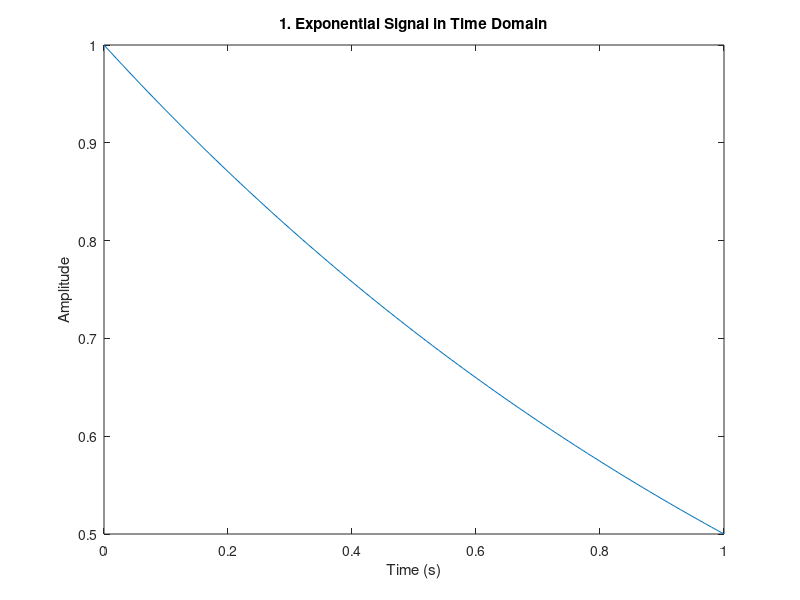
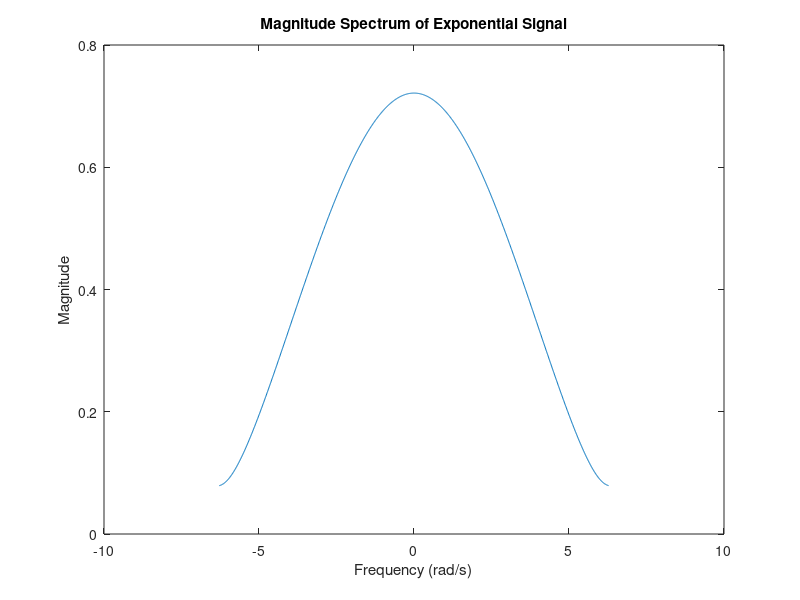
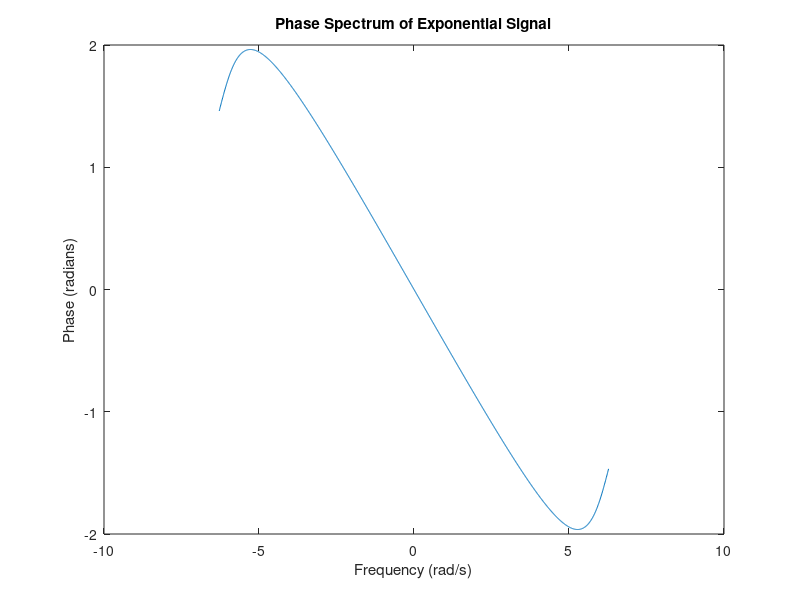
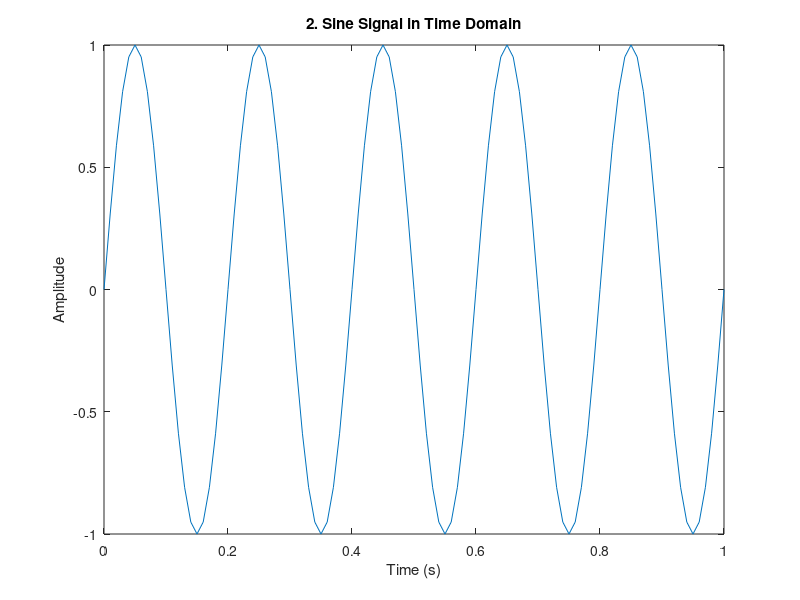

Source code (MATLAB) for these figures, in order:
clc;
close all;
clear all;

%% 1. EXPONENTIAL SIGNAL & FOURIER TRANSFORM
t = 0:0.01:1;
a = 0.5;
x_t_exp = a.^t;

figure(1);
plot(t, x_t_exp);
title('1. Exponential Signal in Time Domain');
xlabel('Time (s)');
ylabel('Amplitude');

w = -2*pi:0.01:2*pi;
x_w_exp = zeros(size(w));
for k = 1:length(w)
    x_w_exp(k) = trapz(t, x_t_exp .* exp(-j * w(k) * t));
end

figure(2);
plot(w, abs(x_w_exp));
title('Magnitude Spectrum of Exponential Signal');
xlabel('Frequency (rad/s)');
ylabel('Magnitude');

figure(3);
plot(w, angle(x_w_exp));
title('Phase Spectrum of Exponential Signal');
xlabel('Frequency (rad/s)');
ylabel('Phase (radians)');


%% 2. SINE SIGNAL & FOURIER TRANSFORM
f = 5; % Frequency
x_t_sine = sin(2 * pi * f * t);

figure(4);
plot(t, x_t_sine);
title('2. Sine Signal in Time Domain');
xlabel('Time (s)');
ylabel('Amplitude');

x_w_sine = zeros(size(w));
for k = 1:length(w)
    x_w_sine(k) = trapz(t, x_t_sine .* exp(-j * w(k) * t));
end

figure(5);
plot(w, abs(x_w_sine));
title('Magnitude Spectrum of Sine Signal');
xlabel('Frequency (rad/s)');
ylabel('Magnitude');

figure(6);
plot(w, angle(x_w_sine));
title('Phase Spectrum of Sine Signal');
xlabel('Frequency (rad/s)');
ylabel('Phase (radians)');


%% 3. RECTANGULAR PULSE SIGNAL & FOURIER TRANSFORM
x_t_rect = (t >= 0.3 & t <= 0.7);

figure(7);
plot(t, x_t_rect);
title('3. Rectangular Pulse in Time Domain');
xlabel('Time (s)');
ylabel('Amplitude');
ylim([-0.2 1.2]);

x_w_rect = zeros(size(w));
for k = 1:length(w)
    x_w_rect(k) = trapz(t, x_t_rect .* exp(-j * w(k) * t));
end

figure(8);
plot(w, abs(x_w_rect));
title('Magnitude Spectrum of Rectangular Pulse');
xlabel('Frequency (rad/s)');
ylabel('Magnitude');

figure(9);
plot(w, angle(x_w_rect));
title('Phase Spectrum of Rectangular Pulse');
xlabel('Frequency (rad/s)');
ylabel('Phase (radians)');
